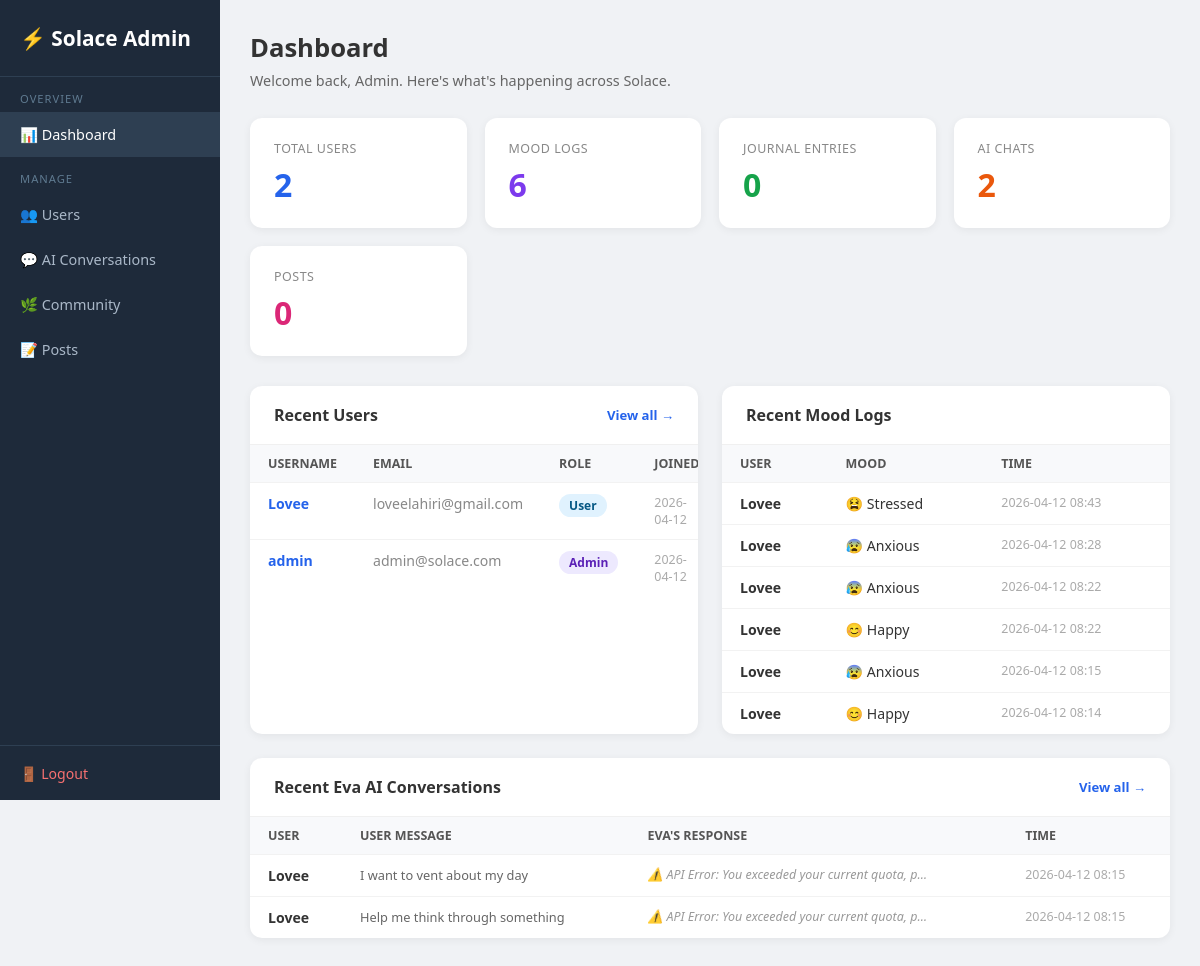
Page /admin (signed in) on the earlier database version.
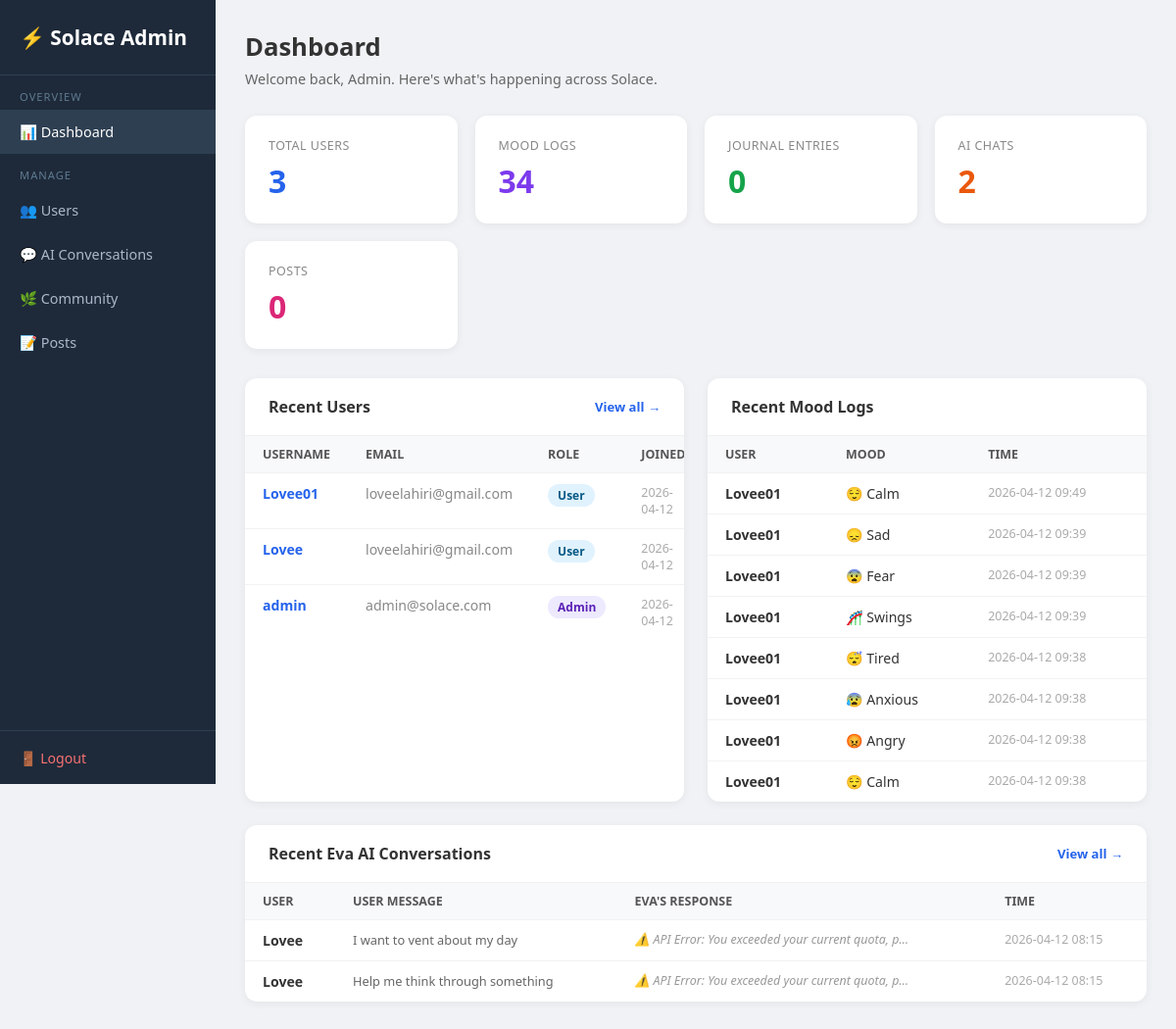
Same page on the later database version.
### tables this page shows
CREATE TABLE users (
                id         INTEGER PRIMARY KEY AUTOINCREMENT,
                username   TEXT UNIQUE NOT NULL,
                email      TEXT NOT NULL,
                password   TEXT NOT NULL,
                is_admin   INTEGER DEFAULT 0,
                created_at DATETIME DEFAULT CURRENT_TIMESTAMP
            );

CREATE TABLE mood_logs (
                id        INTEGER PRIMARY KEY AUTOINCREMENT,
                user_id   INTEGER NOT NULL REFERENCES users(id),
                mood      TEXT NOT NULL,
                timestamp DATETIME DEFAULT CURRENT_TIMESTAMP
            );

CREATE TABLE chat_history (
                id           INTEGER PRIMARY KEY AUTOINCREMENT,
                session_id   TEXT,
                user_id      INTEGER REFERENCES users(id),
                user_message TEXT,
                ai_response  TEXT,
                timestamp    DATETIME DEFAULT CURRENT_TIMESTAMP
            );

### app.py (the view)
@app.route("/admin")
@admin_required
def admin_dashboard() -> Any:
    with get_db() as conn:
        total_users   = conn.execute("SELECT COUNT(*) FROM users").fetchone()[0]
        total_moods   = conn.execute("SELECT COUNT(*) FROM mood_logs").fetchone()[0]
        total_journals= conn.execute("SELECT COUNT(*) FROM journals").fetchone()[0]
        total_chats   = conn.execute("SELECT COUNT(*) FROM chat_history").fetchone()[0]
        total_posts   = conn.execute("SELECT COUNT(*) FROM posts").fetchone()[0]
        recent_users = conn.execute(
            "SELECT id, username, email, is_admin, created_at FROM users ORDER BY created_at DESC LIMIT 5"
        ).fetchall()
        recent_moods = conn.execute("""
            SELECT u.username, ml.mood, ml.timestamp
            FROM mood_logs ml JOIN users u ON ml.user_id=u.id
            ORDER BY ml.timestamp DESC LIMIT 8
        """).fetchall()
        recent_chats = conn.execute("""
            SELECT u.username, ch.user_message, ch.ai_response, ch.timestamp
            FROM chat_history ch JOIN users u ON ch.user_id=u.id
            ORDER BY ch.timestamp DESC LIMIT 5
        """).fetchall()
    return render_template(
        "admin/dashboard.html",
        total_users=total_users, total_moods=total_moods,
        total_journals=total_journals, total_chats=total_chats,
        total_posts=total_posts,
        recent_users=recent_users, recent_moods=recent_moods,
        recent_chats=recent_chats,
    )

### app.py (called while the page is built)
def get_db() -> sqlite3.Connection:
    conn = sqlite3.connect("database.db")
    conn.row_factory = sqlite3.Row
    return conn

def admin_required(f: Any) -> Any:
    @wraps(f)
    def dec(*args: Any, **kwargs: Any) -> Any:
        if "user_id" not in session or not session.get("is_admin"):
            flash("Admin access required.")
            return redirect(url_for("login_page"))
        return f(*args, **kwargs)
    return dec

### templates/admin/dashboard.html (shortened to what this page needs)
<!DOCTYPE html>
<html lang="en">
<head>
</head>
<body>
<div class="sidebar">
  <div class="logo">⚡ Solace Admin</div>
  <nav>
    <div class="sl">Overview</div>
    <a href="/admin" class="active">📊 Dashboard</a>
    <div class="sl">Manage</div>
    <a href="/admin/users">👥 Users</a>
    <a href="/admin/chats">💬 AI Conversations</a>
    <a href="/admin/community">🌿 Community</a>
    <a href="/admin/posts">📝 Posts</a>
  </nav>
  <div class="bot"><a href="/logout">🚪 Logout</a></div>
</div>
<div class="main">
  <div class="page-title">Dashboard</div>
  <div class="page-sub">Welcome back, Admin. Here's what's happening across Solace.</div>
  <div class="stats">
    <div class="stat-card blue"><div class="label">Total Users</div><div class="value">{{ total_users }}</div></div>
    <div class="stat-card purple"><div class="label">Mood Logs</div><div class="value">{{ total_moods }}</div></div>
    <div class="stat-card green"><div class="label">Journal Entries</div><div class="value">{{ total_journals }}</div></div>
    <div class="stat-card orange"><div class="label">AI Chats</div><div class="value">{{ total_chats }}</div></div>
    <div class="stat-card pink"><div class="label">Posts</div><div class="value">{{ total_posts }}</div></div>
  </div>
  <div class="grid2">
    <div class="card">
      <div class="card-header">Recent Users <a href="/admin/users">View all →</a></div>
      <table>
        <thead><tr><th>Username</th><th>Email</th><th>Role</th><th>Joined</th></tr></thead>
        <tbody>
          {% for u in recent_users %}
          <tr>
            <td><a href="/admin/users/{{ u.id }}" style="color:#2563eb;text-decoration:none;font-weight:600">{{ u.username }}</a></td>
            <td style="color:#888">{{ u.email }}</td>
            <td><span class="badge {{ 'admin' if u.is_admin else 'user' }}">{{ 'Admin' if u.is_admin else 'User' }}</span></td>
            <td style="color:#aaa;font-size:0.78rem">{{ (u.created_at or '')[:10] }}</td>
          </tr>
          {% endfor %}
        </tbody>
      </table>
    </div>
    <div class="card">
      <div class="card-header">Recent Mood Logs</div>
      <table>
        <thead><tr><th>User</th><th>Mood</th><th>Time</th></tr></thead>
        <tbody>
          {% for m in recent_moods %}
          <tr>
            <td style="font-weight:600">{{ m.username }}</td>
            <td>{% if m.mood=='happy'%}😊{%elif m.mood=='sad'%}😞{%elif m.mood=='angry'%}😡{%elif m.mood=='anxious'%}😰{%elif m.mood=='calm'%}😌{%elif m.mood=='stressed'%}😫{%elif m.mood=='tired'%}😴{%elif m.mood=='Fear'%}😨{%elif m.mood=='swings'%}🎢{%endif%} {{ m.mood.capitalize() }}</td>
            <td style="color:#aaa;font-size:0.78rem">{{ (m.timestamp or '')[:16] }}</td>
          </tr>
          {% endfor %}
        </tbody>
      </table>
    </div>
  </div>
  <div class="card">
    <div class="card-header">Recent Eva AI Conversations <a href="/admin/chats">View all →</a></div>
    <table>
      <thead><tr><th>User</th><th>User Message</th><th>Eva's Response</th><th>Time</th></tr></thead>
      <tbody>
        {% for c in recent_chats %}
        <tr>
          <td style="font-weight:600">{{ c.username }}</td>
          <td><div class="preview">{{ c.user_message }}</div></td>
          <td><div class="ai-prev">{{ c.ai_response }}</div></td>
          <td style="color:#aaa;font-size:0.78rem">{{ (c.timestamp or '')[:16] }}</td>
        </tr>
        {% endfor %}
      </tbody>
    </table>
  </div>
</div>
</body>
</html>

Differences in the rows shown:
no longer on this page (row unchanged): mood_logs: username "Lovee", mood "Stressed", timestamp "2026-04-12 08:43"
no longer on this page (row unchanged): mood_logs: username "Lovee", mood "Anxious", timestamp "2026-04-12 08:28"
no longer on this page (row unchanged): mood_logs: username "Lovee", mood "Anxious", timestamp "2026-04-12 08:22"
no longer on this page (row unchanged): mood_logs: username "Lovee", mood "Happy", timestamp "2026-04-12 08:22"
no longer on this page (row unchanged): mood_logs: username "Lovee", mood "Anxious", timestamp "2026-04-12 08:15"
no longer on this page (row unchanged): mood_logs: username "Lovee", mood "Happy", timestamp "2026-04-12 08:14"
added users: username "Lovee01", email "loveelahiri@gmail.com", is_admin "User", created_at "2026-04-12"
added mood_logs: username "Lovee01", mood "Calm", timestamp "2026-04-12 09:49"
added mood_logs: username "Lovee01", mood "Sad", timestamp "2026-04-12 09:39"
added mood_logs: username "Lovee01", mood "Fear", timestamp "2026-04-12 09:39"
added mood_logs: username "Lovee01", mood "Swings", timestamp "2026-04-12 09:39"
added mood_logs: username "Lovee01", mood "Tired", timestamp "2026-04-12 09:38"
added mood_logs: username "Lovee01", mood "Anxious", timestamp "2026-04-12 09:38"
added mood_logs: username "Lovee01", mood "Angry", timestamp "2026-04-12 09:38"
added mood_logs: username "Lovee01", mood "Calm", timestamp "2026-04-12 09:38"
Other differences:
{{ total_users }}: "2" → "3"
{{ total_moods }}: "6" → "34"
